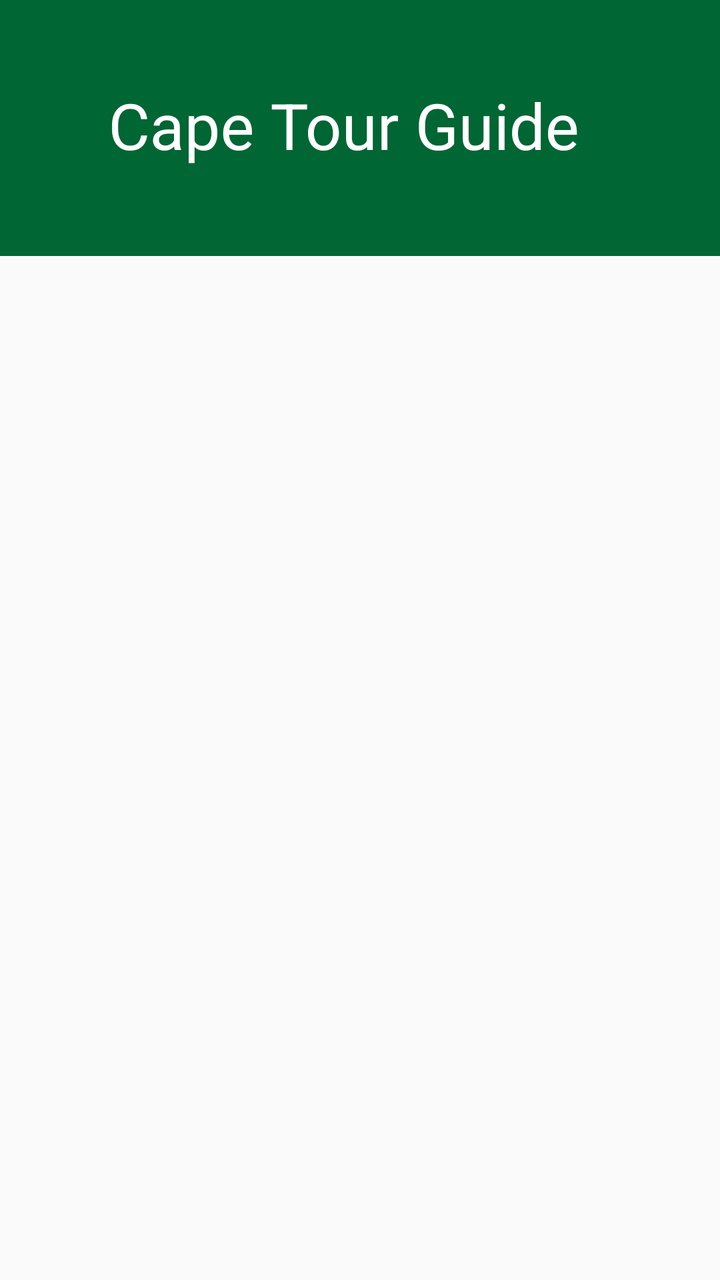
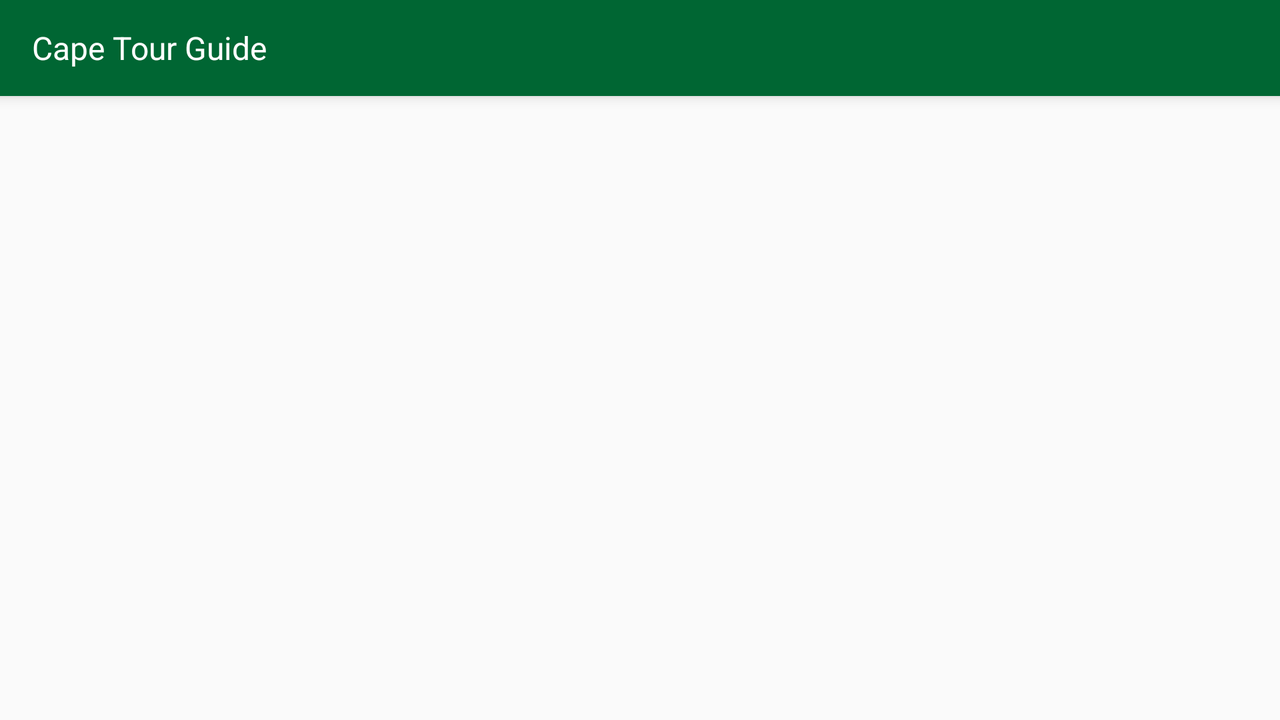

An Android layout and its configuration variant, each rendered on a device that would load it. The default file and the variant file are quoted in full after the pictures.
<!-- AndroidManifest.xml: application theme AppTheme -->
<!-- res/layout/activity_main.xml -->
<?xml version="1.0" encoding="utf-8"?>
<android.support.design.widget.CoordinatorLayout xmlns:android="http://schemas.android.com/apk/res/android"
    xmlns:app="http://schemas.android.com/apk/res-auto"
    xmlns:tools="http://schemas.android.com/tools"
    android:layout_width="match_parent"
    android:layout_height="match_parent"
    tools:context=".MainActivity">

    <android.support.design.widget.AppBarLayout
        android:id="@+id/appBar"
        android:layout_width="match_parent"
        android:layout_height="@dimen/extendedBarHeight">

        <android.support.design.widget.CollapsingToolbarLayout
            android:id="@+id/collapsingToolBar"
            android:layout_width="match_parent"
            android:layout_height="match_parent"
            android:fitsSystemWindows="true"
            app:collapsedTitleTextAppearance="@style/collapsedtitleTextStyle"
            app:contentScrim="?attr/colorPrimary"
            app:expandedTitleGravity="center_horizontal"
            app:expandedTitleMarginEnd="64dp"
            app:expandedTitleMarginStart="48dp"
            app:expandedTitleTextAppearance="@style/expandedtitleTextStyle"
            app:layout_scrollFlags="scroll|exitUntilCollapsed|snap"
            app:title="@string/app_name">

            <android.support.v7.widget.Toolbar
                android:id="@+id/toolBar"
                android:layout_width="match_parent"
                android:layout_height="?attr/actionBarSize"
                android:theme="@style/ThemeOverlay.AppCompat.Light"
                app:layout_collapseMode="parallax" />

        </android.support.design.widget.CollapsingToolbarLayout>

    </android.support.design.widget.AppBarLayout>

    <LinearLayout
        android:layout_width="match_parent"
        android:layout_height="match_parent"
        android:orientation="vertical"
        app:layout_behavior="@string/appbar_scrolling_view_behavior">

        <android.support.design.widget.TabLayout
            android:id="@+id/categoryTabs"
            android:layout_width="match_parent"
            android:layout_height="wrap_content"
            app:tabBackground="@color/colorPrimary"
            app:tabGravity="fill"
            app:tabMaxWidth="0dp"
            app:tabMode="fixed"
            app:tabSelectedTextColor="@color/colorAccent"
            app:tabTextColor="@color/colorLight" />


        <android.support.v4.view.ViewPager
            android:id="@+id/categoryFragmentsPager"
            android:layout_width="match_parent"
            android:layout_height="match_parent" />


    </LinearLayout>

</android.support.design.widget.CoordinatorLayout>
<!-- resources referenced by this layout -->
<resources>
  <color name="colorAccent">#fbfd83</color>
  <color name="colorLight">#fafafa</color>
  <color name="colorPrimary">#006633</color>
  <dimen name="extendedBarHeight">128dp</dimen>
  <string name="app_name">Cape Tour Guide</string>
  <style name="collapsedtitleTextStyle">
          <item name="android:textSize">16sp</item>
          <item name="android:textColor">@android:color/white</item>
          <item name="android:background">@color/colorLight</item>
      </style>
  <style name="expandedtitleTextStyle">
          <item name="android:textSize">32sp</item>
          <item name="android:textColor">@android:color/white</item>
          <item name="android:background">@color/colorAccent</item>
      </style>
  <style name="AppTheme" parent="Theme.AppCompat.Light.NoActionBar">
          
          <item name="colorPrimary">@color/colorPrimary</item>
          <item name="colorPrimaryDark">@color/colorPrimaryDark</item>
          <item name="colorAccent">@color/colorAccent</item>
      </style>
  <color name="colorPrimaryDark">#005028</color>
</resources>
<!-- res/layout-land/activity_main.xml (the repository's variant of the layout above) -->
<!-- drawn on the phone turned sideways -->
<?xml version="1.0" encoding="utf-8"?>
<android.support.design.widget.CoordinatorLayout xmlns:android="http://schemas.android.com/apk/res/android"
    xmlns:app="http://schemas.android.com/apk/res-auto"
    xmlns:tools="http://schemas.android.com/tools"
    android:layout_width="match_parent"
    android:layout_height="match_parent"
    tools:context=".MainActivity">

    <android.support.design.widget.AppBarLayout
        android:id="@+id/appBar"
        android:layout_width="match_parent"
        android:layout_height="?attr/actionBarSize">

        <android.support.v7.widget.Toolbar
            android:id="@+id/toolBar"
            android:layout_width="match_parent"
            android:layout_height="?attr/actionBarSize"
            android:theme="@style/ThemeOverlay.AppCompat.Light"
            app:layout_collapseMode="pin"
            app:title="@string/app_name"
            app:titleTextAppearance="@style/collapsedtitleTextStyle" />

    </android.support.design.widget.AppBarLayout>

    <LinearLayout
        android:layout_width="match_parent"
        android:layout_height="match_parent"
        android:orientation="vertical"
        app:layout_behavior="@string/appbar_scrolling_view_behavior">

        <android.support.design.widget.TabLayout
            android:id="@+id/categoryTabs"
            android:layout_width="match_parent"
            android:layout_height="wrap_content"
            app:tabBackground="@color/colorPrimary"
            app:tabGravity="fill"
            app:tabMaxWidth="0dp"
            app:tabMode="fixed"
            app:tabSelectedTextColor="@color/colorAccent"
            app:tabTextColor="@color/colorLight" />

        <android.support.v4.view.ViewPager
            android:id="@+id/categoryFragmentsPager"
            android:layout_width="match_parent"
            android:layout_height="match_parent" />

    </LinearLayout>

</android.support.design.widget.CoordinatorLayout>
<!-- resources referenced by the variant -->
<!-- as the phone turned sideways resolves them -->
<resources>
  <color name="colorAccent">#fbfd83</color>
  <color name="colorLight">#fafafa</color>
  <color name="colorPrimary">#006633</color>
  <string name="app_name">Cape Tour Guide</string>
  <style name="collapsedtitleTextStyle">
          <item name="android:textSize">16sp</item>
          <item name="android:textColor">@android:color/white</item>
          <item name="android:background">@color/colorLight</item>
      </style>
  <style name="AppTheme" parent="Theme.AppCompat.Light.NoActionBar">
          
          <item name="colorPrimary">@color/colorPrimary</item>
          <item name="colorPrimaryDark">@color/colorPrimaryDark</item>
          <item name="colorAccent">@color/colorAccent</item>
      </style>
  <color name="colorPrimaryDark">#005028</color>
</resources>
